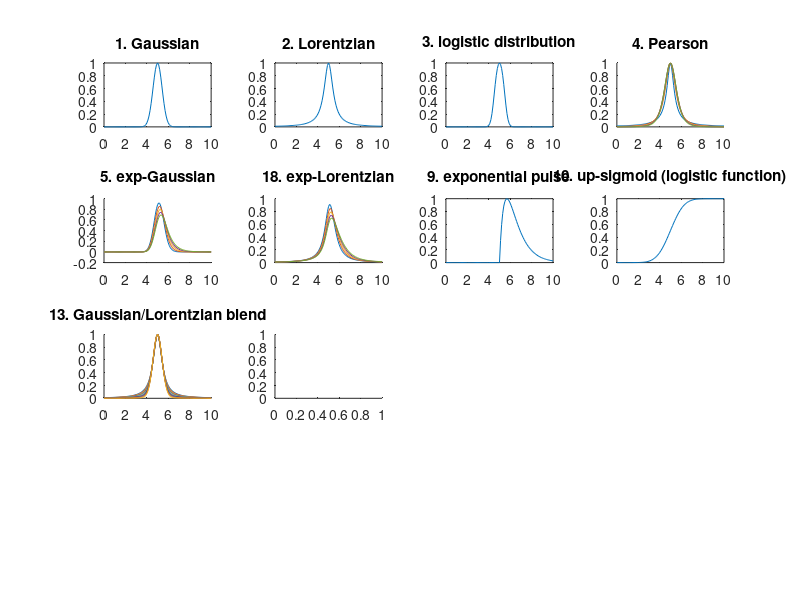

Recreate this plot in MATLAB. (Note: this script raises an error after producing the figure.)
function ShapeDemo
x=0:.1:10;
clf

subplot(4,4,1)
plot(x,peakfunction(1,x,5,1,.5))
title('1. Gaussian')

subplot(4,4,2)
plot(x,peakfunction(2,x,5,1,.5))
title('2. Lorentzian')

subplot(4,4,3)
plot(x,peakfunction(3,x,5,1,3))
title('3. logistic distribution')

subplot(4,4,4)
hold on
for m=.8:.5:3,
  plot(x,peakfunction(4,x,5,2,m))
end
hold off
title('4. Pearson')

subplot(4,4,5)
hold on
for m=2:1:6,
  plot(x,peakfunction(5,x,5,1,-m))
end
hold off
title('5. exp-Gaussian')

subplot(4,4,6)
hold on
for m=2:1:6,
  plot(x,peakfunction(18,x,5,1,-m))
end
hold off
title('18. exp-Lorentzian')

subplot(4,4,7)
plot(x,peakfunction(9,x,5,1,.5))
title('9. exponential pulse')

subplot(4,4,8)
plot(x,peakfunction(10,x,5,1,.5))
title('10. up-sigmoid (logistic function)')

subplot(4,4,9)
hold on
for m=2:10:100,
  plot(x,peakfunction(13,x,5,1,m))
end
hold off
title('13. Gaussian/Lorentzian blend')

subplot(4,4,10)
hold on
for m=2:10:50,
  plot(x,peakfunction(14,x,5,2,m))
end
hold off
title('15. bifurcated Gaussian')

subplot(4,4,11)
hold on
for m=1:1:10,
  plot(x,BWF(x,5,1,m))
end
hold off
title('15. Breit-Wigner-Fano (BWF)')

subplot(4,4,12)
hold on
for m=.1:.1:1,
  plot(x,peakfunction(20,x,5,1,m))
end
hold off
title('20. Voigt profile')

subplot(4,4,13)
plot(x,lognormal(x,5,30))
title('25. lognormal')

subplot(4,4,14)
hold on
for m=.1:.1:1,
  plot(x,downsigmoid(x,5,1))
end
hold off
title('23. down-sigmoid')

subplot(4,4,16)
plot(x,1.9*(gaussian(x,3,1)+lorentzian(x,7,1)))
title('22. multiple shapes (e.g. [1 2])')

subplot(4,4,15)
plot(x,triangle(x,5,2))
title('21. triangular')
% ----------------------------------------------------------------------
function p=peakfunction(shape,x,pos,wid,m)
switch shape,
    case 1
        p=gaussian(x,pos,wid);
    case 2
        p=lorentzian(x,pos,wid);
    case 3
        p=logistic(x,pos,wid);
    case 4
        p=pearson(x,pos,wid,m);
    case 5
        p=expgaussian(x,pos,wid,m);
    case 6
        p=gaussian(x,pos,wid);
    case 7
        p=lorentzian(x,pos,wid);
    case 8
        p=expgaussian(x,pos,wid,m);
    case 9
        p=exppulse(x,pos,wid);
    case 10
        p=upsigmoid(x,pos,wid);
    case 11
        p=gaussian(x,pos,wid);
    case 12
        p=lorentzian(x,pos,wid);
    case 13
        p=GL(x,pos,wid,m);
    case 14
        p=BiGaussian(x,pos,wid,m);
    case 15
        p=BiLorentzian(x,pos,wid,m);
    case 16
        p=gaussian(x,pos,wid);
    case 17
        p=lorentzian(x,pos,wid);
    case 18
        p=explorentzian(x,pos,wid,m)';
    case 19
        p=alphafunction(x,pos,wid);
    case 20
        p=voigt(x,pos,wid,m);
    otherwise
end % switch
% ----------------------------------------------------------------------
function g = gaussian(x,pos,wid)
%  gaussian(X,pos,wid) = gaussian peak centered on pos, half-width=wid
%  X may be scalar, vector, or matrix, pos and wid both scalar
% Examples: gaussian([0 1 2],1,2) gives result [0.5000    1.0000    0.5000]
% plot(gaussian([1:100],50,20)) displays gaussian band centered at 50 with width 20.
g = exp(-((x-pos)./(0.6005615.*wid)).^2);

% ----------------------------------------------------------------------
function g = lorentzian(x,position,width)
% lorentzian(x,position,width) Lorentzian function.
% where x may be scalar, vector, or matrix
% position and width scalar
% T. C. O'Haver, 1988
% Example: lorentzian([1 2 3],2,2) gives result [0.5 1 0.5]
g=ones(size(x))./(1+((x-position)./(0.5.*width)).^2);
% ----------------------------------------------------------------------
function g = logistic(x,pos,wid)
% logistic function.  pos=position; wid=half-width (both scalar)
% logistic(x,pos,wid), where x may be scalar, vector, or matrix
% pos=position; wid=half-width (both scalar)
% T. C. O'Haver, 1991 
n = exp(-((x-pos)/(.477.*wid)) .^2);
g = (2.*n)./(1+n);
% ----------------------------------------------------------------------
function g = lognormal(x,pos,wid)
% lognormal function.  pos=position; wid=half-width (both scalar)
% lognormal(x,pos,wid), where x may be scalar, vector, or matrix
% pos=position; wid=half-width (both scalar)
% T. C. O'Haver, 1991  
g = exp(-(log(x/pos)/(0.01.*wid)) .^2);
% ----------------------------------------------------------------------
function g = pearson(x,pos,wid,m)
% Pearson VII function. 
% g = pearson7(x,pos,wid,m) where x may be scalar, vector, or matrix
% pos=position; wid=half-width (both scalar)
% m=some number
%  T. C. O'Haver, 1990  
g=ones(size(x))./(1+((x-pos)./((0.5.^(2/m)).*wid)).^2).^m;
% ----------------------------------------------------------------------
function g = expgaussian(x,pos,wid,timeconstant)
%  Exponentially-broadened gaussian(x,pos,wid) = gaussian peak centered on pos, half-width=wid
%  x may be scalar, vector, or matrix, pos and wid both scalar
%  T. C. O'Haver, 2006
g = exp(-((x-pos)./(0.6005615.*wid)) .^2);
g = ExpBroaden(g',timeconstant);
% ----------------------------------------------------------------------
function g = explorentzian(x,pos,wid,timeconstant)
%  Exponentially-broadened lorentzian(x,pos,wid) = lorentzian peak centered on pos, half-width=wid
%  x may be scalar, vector, or matrix, pos and wid both scalar
%  T. C. O'Haver, 2013
g = ones(size(x))./(1+((x-pos)./(0.5.*wid)).^2);
g = ExpBroaden(g',timeconstant);
% ----------------------------------------------------------------------
function yb = ExpBroaden(y,t)
% ExpBroaden(y,t) zero pads y and convolutes result by an exponential decay
% of time constant t by multiplying Fourier transforms and inverse
% transforming the result.
hly=round(length(y)./2);
ey=[y(1).*ones(1,hly)';y;y(length(y)).*ones(1,hly)'];
% figure(2);plot(ey);figure(1);
fy=fft(ey);
a=exp(-(1:length(fy))./t);
fa=fft(a);
fy1=fy.*fa';
ybz=real(ifft(fy1))./sum(a);
yb=ybz(hly+2:length(ybz)-hly+1);
% ----------------------------------------------------------------------
function g = exppulse(x,t1,t2)
% Exponential pulse of the form 
% g = (x-spoint)./pos.*exp(1-(x-spoint)./pos);
e=(x-t1)./t2;
p = 4*exp(-e).*(1-exp(-e));
p=p .* (p>0);
g = p';
% ----------------------------------------------------------------------
function g = alphafunction(x,pos,spoint)
% alpha function.  pos=position; wid=half-width (both scalar)
% lognormal(x,pos,wid), where x may be scalar, vector, or matrix
% pos=position; wid=half-width (both scalar)
% Taekyung Kwon, July 2013  
g = (x-spoint)./pos.*exp(1-(x-spoint)./pos);
for m=1:length(x);if g(m)<0;g(m)=0;end;end
% ----------------------------------------------------------------------
function g = GL(x,pos,wid,m)
% Gaussian/Lorentzian blend. m = percent Gaussian character
% pos=position; wid=half-width
% m = percent Gaussian character.
%  T. C. O'Haver, 2012
g=2*((m/100)*gaussian(x,pos,wid)+(1-(m/100))*lorentzian(x,pos,wid))/2;
% ----------------------------------------------------------------------
function g=voigt(xx,pos,gD,alpha)
% Voigt profile function. xx is the independent variable (energy,
% wavelength, etc), gD is the Doppler (Gaussian) width, and alpha is the
% shape constant (ratio of the Lorentzian width gL to the Doppler width gD.
% Based on Chong Tao's "Voigt lineshape spectrum simulation", 
% File ID: #26707
% alpha=alpha
gL=alpha.*gD;
gV = 0.5346*gL + sqrt(0.2166*gL.^2 + gD.^2);
x = gL/gV;
y = abs(xx-pos)/gV;
g = 1/(2*gV*(1.065 + 0.447*x + 0.058*x^2))*((1-x)*exp(-0.693.*y.^2) + (x./(1+y.^2)) + 0.016*(1-x)*x*(exp(-0.0841.*y.^2.25)-1./(1 + 0.021.*y.^2.25)));
g=g./max(g);
% ----------------------------------------------------------------------
function g = BiGaussian(x,pos,wid,m)
% BiGaussian (different widths on leading edge and trailing edge).
% pos=position; wid=width 
% m determines shape; symmetrical if m=50.
%  T. C. O'Haver, 2012
lx=length(x);
hx=val2ind(x,pos);
g(1:hx)=gaussian(x(1:hx),pos,wid*(m/100));
g(hx+1:lx)=gaussian(x(hx+1:lx),pos,wid*(1-m/100));
% ----------------------------------------------------------------------
function g = BWF(x,pos,wid,m)
% BWF (Breit-Wigner-Fano) http://en.wikipedia.org/wiki/Fano_resonance
% pos=position; wid=width; m=Fano factor
%  T. C. O'Haver, 2014
y=((m*wid/2+x-pos).^2)./(((wid/2).^2)+(x-pos).^2);
% y=((1+(x-pos./(m.*wid))).^2)./(1+((x-pos)./wid).^2);
g=y./max(y);
% ----------------------------------------------------------------------
function g=downsigmoid(x,t1,t2)
 % down step sigmoid
g=.5-.5*erf(real((x-t1)/sqrt(2*t2)));
% ----------------------------------------------------------------------
function g=upsigmoid(x,t1,t2)
% up step sigmoid
g=1/2 + 1/2* erf(real((x-t1)/sqrt(2*t2))); 
% ----------------------------------------------------------------------
function g = triangle(x,pos,wid)
%triangle function.  pos=position; wid=half-width (both scalar)
%triangle(x,pos,wid), where x may be scalar or vector,
%pos=position; wid=half-width (both scalar)
% T. C. O'Haver, 1991
% Example
% x=[0:.1:10];plot(x,triangle(x,5.5,2.3),'.')
g=1-(1./wid) .*abs(x-pos);
for i=1:length(x),  
if g(i)<0,g(i)=0;end
end
